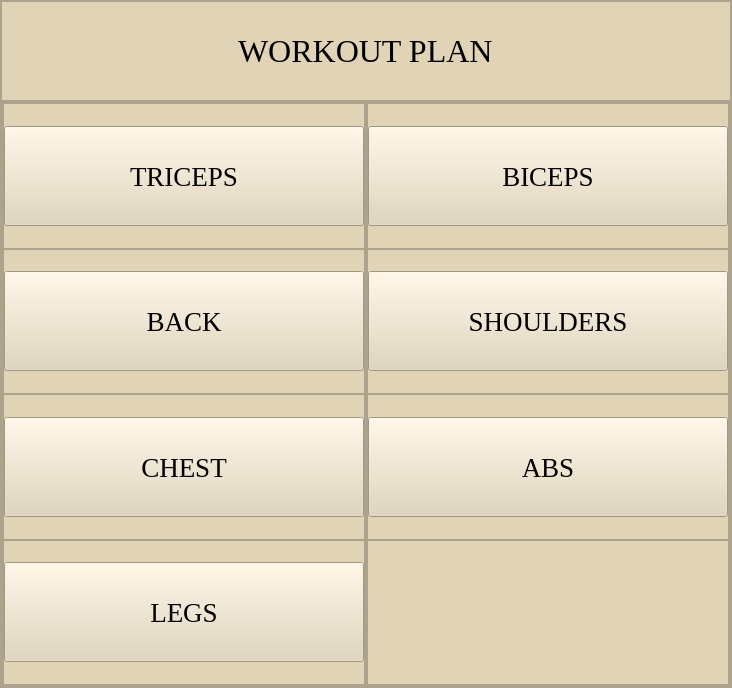
             <widget class="QWidget" name="scrollAreaWidgetContents_2">
              <property name="geometry">
               <rect>
                <x>0</x>
                <y>0</y>
                <width>732</width>
                <height>688</height>
               </rect>
              </property>
              <layout class="QHBoxLayout" name="horizontalLayout_13">
               <property name="spacing">
                <number>0</number>
               </property>
               <property name="leftMargin">
                <number>0</number>
               </property>
               <property name="topMargin">
                <number>0</number>
               </property>
               <property name="rightMargin">
                <number>0</number>
               </property>
               <property name="bottomMargin">
                <number>0</number>
               </property>
               <item>
                <widget class="QFrame" name="frame_11">
                 <property name="maximumSize">
                  <size>
                   <width>16777215</width>
                   <height>16777215</height>
                  </size>
                 </property>
                 <property name="styleSheet">
                  <string notr="true">QMainWindow {background: #e0d3b6;}
QWidget {background: #e0d3b6;}
QFrame {background: #e0d3b6;}
QCommandLinkButton  {background:#e0d3b6;}
QLabel {background: #e0d3b6;}
QLineEdit {font: #161514;}




</string>
                 </property>
                 <property name="frameShape">
                  <enum>QFrame::StyledPanel</enum>
                 </property>
                 <property name="frameShadow">
                  <enum>QFrame::Raised</enum>
                 </property>
                 <layout class="QVBoxLayout" name="verticalLayout_26">
                  <property name="spacing">
                   <number>0</number>
                  </property>
                  <property name="leftMargin">
                   <number>0</number>
                  </property>
                  <property name="topMargin">
                   <number>0</number>
                  </property>
                  <property name="rightMargin">
                   <number>0</number>
                  </property>
                  <property name="bottomMargin">
                   <number>0</number>
                  </property>
                  <item>
                   <widget class="QFrame" name="frame_40">
                    <property name="maximumSize">
                     <size>
                      <width>16777215</width>
                      <height>100</height>
                     </size>
                    </property>
                    <property name="frameShape">
                     <enum>QFrame::StyledPanel</enum>
                    </property>
                    <property name="frameShadow">
                     <enum>QFrame::Raised</enum>
                    </property>
                    <layout class="QHBoxLayout" name="horizontalLayout_8">
                     <property name="spacing">
                      <number>0</number>
                     </property>
                     <property name="leftMargin">
                      <number>0</number>
                     </property>
                     <property name="topMargin">
                      <number>0</number>
                     </property>
                     <property name="rightMargin">
                      <number>0</number>
                     </property>
                     <property name="bottomMargin">
                      <number>0</number>
                     </property>
                     <item alignment="Qt::AlignHCenter">
                      <widget class="QLabel" name="label_5">
                       <property name="font">
                        <font>
                         <family>Times New Roman</family>
                         <pointsize>24</pointsize>
                        </font>
                       </property>
                       <property name="text">
                        <string>WORKOUT PLAN</string>
                       </property>
                      </widget>
                     </item>
                    </layout>
                   </widget>
                  </item>
                  <item>
                   <widget class="QFrame" name="frame_41">
                    <property name="frameShape">
                     <enum>QFrame::StyledPanel</enum>
                    </property>
                    <property name="frameShadow">
                     <enum>QFrame::Raised</enum>
                    </property>
                    <layout class="QHBoxLayout" name="horizontalLayout_9">
                     <property name="spacing">
                      <number>0</number>
                     </property>
                     <property name="leftMargin">
                      <number>0</number>
                     </property>
                     <property name="topMargin">
                      <number>0</number>
                     </property>
                     <property name="rightMargin">
                      <number>0</number>
                     </property>
                     <property name="bottomMargin">
                      <number>0</number>
                     </property>
                     <item>
                      <widget class="QFrame" name="frame_42">
                       <property name="frameShape">
                        <enum>QFrame::StyledPanel</enum>
                       </property>
                       <property name="frameShadow">
                        <enum>QFrame::Raised</enum>
                       </property>
                       <layout class="QVBoxLayout" name="verticalLayout_27">
                        <property name="spacing">
                         <number>0</number>
                        </property>
                        <property name="leftMargin">
                         <number>0</number>
                        </property>
                        <property name="topMargin">
                         <number>0</number>
                        </property>
                        <property name="rightMargin">
                         <number>0</number>
                        </property>
                        <property name="bottomMargin">
                         <number>0</number>
                        </property>
                        <item>
                         <widget class="QFrame" name="frame_44">
                          <property name="minimumSize">
                           <size>
                            <width>0</width>
                            <height>50</height>
                           </size>
                          </property>
                          <property name="frameShape">
                           <enum>QFrame::StyledPanel</enum>
                          </property>
                          <property name="frameShadow">
                           <enum>QFrame::Raised</enum>
                          </property>
                          <layout class="QHBoxLayout" name="horizontalLayout_10">
                           <property name="spacing">
                            <number>0</number>
                           </property>
                           <property name="leftMargin">
                            <number>0</number>
                           </property>
                           <property name="topMargin">
                            <number>0</number>
                           </property>
                           <property name="rightMargin">
                            <number>0</number>
                           </property>
                           <property name="bottomMargin">
                            <number>0</number>
                           </property>
                           <item>
                            <widget class="QPushButton" name="pushButton">
                             <property name="minimumSize">
                              <size>
                               <width>0</width>
                               <height>100</height>
                              </size>
                             </property>
                             <property name="font">
                              <font>
                               <family>Times New Roman</family>
                               <pointsize>20</pointsize>
                              </font>
                             </property>
                             <property name="text">
                              <string>TRICEPS</string>
                             </property>
                            </widget>
                           </item>
                          </layout>
                         </widget>
                        </item>
                        <item>
                         <widget class="QFrame" name="frame_45">
                          <property name="frameShape">
                           <enum>QFrame::StyledPanel</enum>
                          </property>
                          <property name="frameShadow">
                           <enum>QFrame::Raised</enum>
                          </property>
                          <layout class="QHBoxLayout" name="horizontalLayout_11">
                           <property name="spacing">
                            <number>0</number>
                           </property>
                           <property name="leftMargin">
                            <number>0</number>
                           </property>
                           <property name="topMargin">
                            <number>0</number>
                           </property>
                           <property name="rightMargin">
                            <number>0</number>
                           </property>
                           <property name="bottomMargin">
                            <number>0</number>
                           </property>
                           <item>
                            <widget class="QPushButton" name="pushButton_4">
                             <property name="minimumSize">
                              <size>
                               <width>0</width>
                               <height>100</height>
                              </size>
                             </property>
                             <property name="font">
                              <font>
                               <family>Times New Roman</family>
                               <pointsize>20</pointsize>
                              </font>
                             </property>
                             <property name="text">
                              <string>BACK</string>
                             </property>
                            </widget>
                           </item>
                          </layout>
                         </widget>
                        </item>
                        <item>
                         <widget class="QFrame" name="frame_46">
                          <property name="frameShape">
                           <enum>QFrame::StyledPanel</enum>
                          </property>
                          <property name="frameShadow">
                           <enum>QFrame::Raised</enum>
                          </property>
                          <layout class="QHBoxLayout" name="horizontalLayout_14">
                           <property name="spacing">
                            <number>0</number>
                           </property>
                           <property name="leftMargin">
                            <number>0</number>
                           </property>
                           <property name="topMargin">
                            <number>0</number>
                           </property>
                           <property name="rightMargin">
                            <number>0</number>
                           </property>
                           <property name="bottomMargin">
                            <number>0</number>
                           </property>
                           <item>
                            <widget class="QPushButton" name="pushButton_5">
                             <property name="minimumSize">
                              <size>
                               <width>0</width>
                               <height>100</height>
                              </size>
                             </property>
                             <property name="font">
                              <font>
                               <family>Times New Roman</family>
                               <pointsize>20</pointsize>
                              </font>
                             </property>
                             <property name="text">
                              <string>CHEST</string>
                             </property>
                            </widget>
                           </item>
                          </layout>
                         </widget>
                        </item>
                        <item>
                         <widget class="QFrame" name="frame_47">
                          <property name="autoFillBackground">
                           <bool>false</bool>
                          </property>
                          <property name="frameShape">
                           <enum>QFrame::StyledPanel</enum>
                          </property>
                          <property name="frameShadow">
                           <enum>QFrame::Raised</enum>
                          </property>
                          <layout class="QHBoxLayout" name="horizontalLayout_16">
                           <property name="spacing">
                            <number>0</number>
                           </property>
                           <property name="leftMargin">
                            <number>0</number>
                           </property>
                           <property name="topMargin">
                            <number>0</number>
                           </property>
                           <property name="rightMargin">
                            <number>0</number>
                           </property>
                           <property name="bottomMargin">
                            <number>0</number>
                           </property>
                           <item>
                            <widget class="QPushButton" name="pushButton_7">
                             <property name="minimumSize">
                              <size>
                               <width>0</width>
                               <height>100</height>
                              </size>
                             </property>
                             <property name="font">
                              <font>
                               <family>Times New Roman</family>
                               <pointsize>20</pointsize>
                              </font>
                             </property>
                             <property name="text">
                              <string>LEGS</string>
                             </property>
                            </widget>
                           </item>
                          </layout>
                         </widget>
                        </item>
                       </layout>
                      </widget>
                     </item>
                     <item>
                      <widget class="QFrame" name="frame_43">
                       <property name="frameShape">
                        <enum>QFrame::StyledPanel</enum>
                       </property>
                       <property name="frameShadow">
                        <enum>QFrame::Raised</enum>
                       </property>
                       <layout class="QVBoxLayout" name="verticalLayout_28">
                        <property name="spacing">
                         <number>0</number>
                        </property>
                        <property name="leftMargin">
                         <number>0</number>
                        </property>
                        <property name="topMargin">
                         <number>0</number>
                        </property>
                        <property name="rightMargin">
                         <number>0</number>
                        </property>
                        <property name="bottomMargin">
                         <number>0</number>
                        </property>
                        <item>
                         <widget class="QFrame" name="frame_50">
                          <property name="frameShape">
                           <enum>QFrame::StyledPanel</enum>
                          </property>
                          <property name="frameShadow">
                           <enum>QFrame::Raised</enum>
                          </property>
                          <layout class="QVBoxLayout" name="verticalLayout_30">
                           <property name="spacing">
                            <number>0</number>
                           </property>
                           <property name="leftMargin">
                            <number>0</number>
                           </property>
                           <property name="topMargin">
                            <number>0</number>
                           </property>
                           <property name="rightMargin">
                            <number>0</number>
                           </property>
                           <property name="bottomMargin">
                            <number>0</number>
                           </property>
                           <item>
                            <widget class="QPushButton" name="pushButton_2">
                             <property name="minimumSize">
                              <size>
                               <width>0</width>
                               <height>100</height>
                              </size>
                             </property>
                             <property name="font">
                              <font>
                               <family>Times New Roman</family>
                               <pointsize>20</pointsize>
                              </font>
                             </property>
                             <property name="text">
                              <string>BICEPS</string>
                             </property>
                            </widget>
                           </item>
                          </layout>
                         </widget>
                        </item>
                        <item>
                         <widget class="QFrame" name="frame_51">
                          <property name="frameShape">
                           <enum>QFrame::StyledPanel</enum>
                          </property>
                          <property name="frameShadow">
                           <enum>QFrame::Raised</enum>
                          </property>
                          <layout class="QHBoxLayout" name="horizontalLayout_12">
                           <property name="spacing">
                            <number>0</number>
                           </property>
                           <property name="leftMargin">
                            <number>0</number>
                           </property>
                           <property name="topMargin">
                            <number>0</number>
                           </property>
                           <property name="rightMargin">
                            <number>0</number>
                           </property>
                           <property name="bottomMargin">
                            <number>0</number>
                           </property>
                           <item>
                            <widget class="QPushButton" name="pushButton_3">
                             <property name="minimumSize">
                              <size>
                               <width>0</width>
                               <height>100</height>
                              </size>
                             </property>
                             <property name="font">
                              <font>
                               <family>Times New Roman</family>
                               <pointsize>20</pointsize>
                              </font>
                             </property>
                             <property name="text">
                              <string>SHOULDERS</string>
                             </property>
                            </widget>
                           </item>
                          </layout>
                         </widget>
                        </item>
                        <item>
                         <widget class="QFrame" name="frame_49">
                          <property name="frameShape">
                           <enum>QFrame::StyledPanel</enum>
                          </property>
                          <property name="frameShadow">
                           <enum>QFrame::Raised</enum>
                          </property>
                          <layout class="QHBoxLayout" name="horizontalLayout_15">
                           <property name="spacing">
                            <number>0</number>
                           </property>
                           <property name="leftMargin">
                            <number>0</number>
                           </property>
                           <property name="topMargin">
                            <number>0</number>
                           </property>
                           <property name="rightMargin">
                            <number>0</number>
                           </property>
                           <property name="bottomMargin">
                            <number>0</number>
                           </property>
                           <item>
                            <widget class="QPushButton" name="pushButton_6">
                             <property name="minimumSize">
                              <size>
                               <width>0</width>
                               <height>100</height>
                              </size>
                             </property>
                             <property name="font">
                              <font>
                               <family>Times New Roman</family>
                               <pointsize>20</pointsize>
                              </font>
                             </property>
                             <property name="text">
                              <string>ABS</string>
                             </property>
                            </widget>
                           </item>
                          </layout>
                         </widget>
                        </item>
                        <item>
                         <widget class="QFrame" name="frame_48">
                          <property name="frameShape">
                           <enum>QFrame::StyledPanel</enum>
                          </property>
                          <property name="frameShadow">
                           <enum>QFrame::Raised</enum>
                          </property>
                         </widget>
                        </item>
                       </layout>
                      </widget>
                     </item>
                    </layout>
                   </widget>
                  </item>
                 </layout>
                </widget>
               </item>
              </layout>
             </widget>
